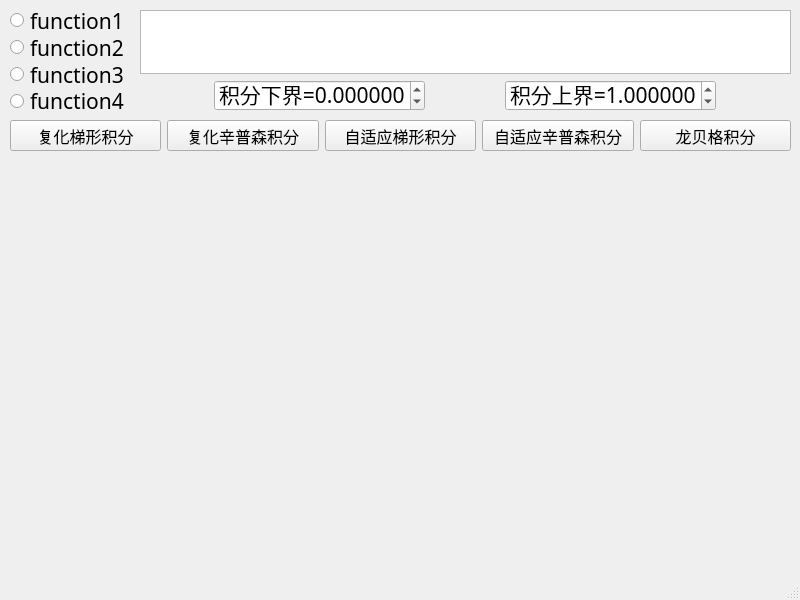
<?xml version="1.0" encoding="UTF-8"?>
<ui version="4.0">
 <class>MainWindow</class>
 <widget class="QMainWindow" name="MainWindow">
  <property name="geometry">
   <rect>
    <x>0</x>
    <y>0</y>
    <width>800</width>
    <height>600</height>
   </rect>
  </property>
  <property name="windowTitle">
   <string>数值积分</string>
  </property>
  <widget class="QWidget" name="centralwidget">
   <widget class="QCustomPlot" name="customPlot" native="true">
    <property name="geometry">
     <rect>
      <x>10</x>
      <y>160</y>
      <width>781</width>
      <height>401</height>
     </rect>
    </property>
   </widget>
   <widget class="QWidget" name="verticalLayoutWidget">
    <property name="geometry">
     <rect>
      <x>10</x>
      <y>10</y>
      <width>126</width>
      <height>101</height>
     </rect>
    </property>
    <layout class="QVBoxLayout" name="verticalLayout">
     <item>
      <widget class="QRadioButton" name="radioButton_1">
       <property name="enabled">
        <bool>true</bool>
       </property>
       <property name="font">
        <font>
         <family>黑体</family>
         <pointsize>16</pointsize>
        </font>
       </property>
       <property name="text">
        <string>function1</string>
       </property>
       <property name="checkable">
        <bool>true</bool>
       </property>
       <property name="checked">
        <bool>false</bool>
       </property>
      </widget>
     </item>
     <item>
      <widget class="QRadioButton" name="radioButton_2">
       <property name="font">
        <font>
         <family>黑体</family>
         <pointsize>16</pointsize>
        </font>
       </property>
       <property name="text">
        <string>function2</string>
       </property>
      </widget>
     </item>
     <item>
      <widget class="QRadioButton" name="radioButton_3">
       <property name="font">
        <font>
         <family>黑体</family>
         <pointsize>16</pointsize>
        </font>
       </property>
       <property name="text">
        <string>function3</string>
       </property>
      </widget>
     </item>
     <item>
      <widget class="QRadioButton" name="radioButton_4">
       <property name="font">
        <font>
         <family>黑体</family>
         <pointsize>16</pointsize>
        </font>
       </property>
       <property name="text">
        <string>function4</string>
       </property>
      </widget>
     </item>
    </layout>
   </widget>
   <widget class="QWidget" name="horizontalLayoutWidget">
    <property name="geometry">
     <rect>
      <x>10</x>
      <y>120</y>
      <width>781</width>
      <height>31</height>
     </rect>
    </property>
    <layout class="QHBoxLayout" name="horizontalLayout">
     <item>
      <widget class="QPushButton" name="buttonT">
       <property name="font">
        <font>
         <family>黑体</family>
         <pointsize>12</pointsize>
        </font>
       </property>
       <property name="text">
        <string>复化梯形积分</string>
       </property>
      </widget>
     </item>
     <item>
      <widget class="QPushButton" name="buttonS">
       <property name="font">
        <font>
         <family>黑体</family>
         <pointsize>12</pointsize>
        </font>
       </property>
       <property name="text">
        <string>复化辛普森积分</string>
       </property>
      </widget>
     </item>
     <item>
      <widget class="QPushButton" name="buttonST">
       <property name="font">
        <font>
         <family>黑体</family>
         <pointsize>12</pointsize>
        </font>
       </property>
       <property name="text">
        <string>自适应梯形积分</string>
       </property>
      </widget>
     </item>
     <item>
      <widget class="QPushButton" name="buttonSS">
       <property name="font">
        <font>
         <family>黑体</family>
         <pointsize>12</pointsize>
        </font>
       </property>
       <property name="text">
        <string>自适应辛普森积分</string>
       </property>
      </widget>
     </item>
     <item>
      <widget class="QPushButton" name="buttonR">
       <property name="font">
        <font>
         <family>黑体</family>
         <pointsize>12</pointsize>
        </font>
       </property>
       <property name="text">
        <string>龙贝格积分</string>
       </property>
      </widget>
     </item>
    </layout>
   </widget>
   <widget class="QWidget" name="verticalLayoutWidget_2">
    <property name="geometry">
     <rect>
      <x>140</x>
      <y>10</y>
      <width>651</width>
      <height>101</height>
     </rect>
    </property>
    <layout class="QVBoxLayout" name="verticalLayout_2">
     <item>
      <widget class="QTextBrowser" name="textBrowser">
       <property name="font">
        <font>
         <family>黑体</family>
         <pointsize>16</pointsize>
        </font>
       </property>
       <property name="lineWrapMode">
        <enum>QTextEdit::NoWrap</enum>
       </property>
       <property name="html">
        <string>&lt;!DOCTYPE HTML PUBLIC &quot;-//W3C//DTD HTML 4.0//EN&quot; &quot;http://www.w3.org/TR/REC-html40/strict.dtd&quot;&gt;
&lt;html&gt;&lt;head&gt;&lt;meta name=&quot;qrichtext&quot; content=&quot;1&quot; /&gt;&lt;style type=&quot;text/css&quot;&gt;
p, li { white-space: pre-wrap; }
&lt;/style&gt;&lt;/head&gt;&lt;body style=&quot; font-family:'黑体'; font-size:16pt; font-weight:400; font-style:normal;&quot;&gt;
&lt;p style=&quot;-qt-paragraph-type:empty; margin-top:0px; margin-bottom:0px; margin-left:0px; margin-right:0px; -qt-block-indent:0; text-indent:0px;&quot;&gt;&lt;br /&gt;&lt;/p&gt;&lt;/body&gt;&lt;/html&gt;</string>
       </property>
      </widget>
     </item>
     <item>
      <layout class="QHBoxLayout" name="horizontalLayout_2">
       <item>
        <widget class="QDoubleSpinBox" name="doubleSpinBox_a">
         <property name="maximumSize">
          <size>
           <width>211</width>
           <height>31</height>
          </size>
         </property>
         <property name="font">
          <font>
           <family>黑体</family>
           <pointsize>16</pointsize>
          </font>
         </property>
         <property name="wrapping">
          <bool>false</bool>
         </property>
         <property name="frame">
          <bool>true</bool>
         </property>
         <property name="buttonSymbols">
          <enum>QAbstractSpinBox::UpDownArrows</enum>
         </property>
         <property name="prefix">
          <string>积分下界=</string>
         </property>
         <property name="decimals">
          <number>6</number>
         </property>
         <property name="minimum">
          <double>-100000000000000000.000000000000000</double>
         </property>
         <property name="maximum">
          <double>1000000000000000019884624838656.000000000000000</double>
         </property>
        </widget>
       </item>
       <item>
        <widget class="QDoubleSpinBox" name="doubleSpinBox_b">
         <property name="maximumSize">
          <size>
           <width>211</width>
           <height>31</height>
          </size>
         </property>
         <property name="font">
          <font>
           <family>黑体</family>
           <pointsize>16</pointsize>
          </font>
         </property>
         <property name="wrapping">
          <bool>false</bool>
         </property>
         <property name="frame">
          <bool>true</bool>
         </property>
         <property name="buttonSymbols">
          <enum>QAbstractSpinBox::UpDownArrows</enum>
         </property>
         <property name="prefix">
          <string>积分上界=</string>
         </property>
         <property name="decimals">
          <number>6</number>
         </property>
         <property name="minimum">
          <double>-100000000000000000.000000000000000</double>
         </property>
         <property name="maximum">
          <double>1000000000000000019884624838656.000000000000000</double>
         </property>
         <property name="value">
          <double>1.000000000000000</double>
         </property>
        </widget>
       </item>
      </layout>
     </item>
    </layout>
   </widget>
  </widget>
  <widget class="QMenuBar" name="menubar">
   <property name="geometry">
    <rect>
     <x>0</x>
     <y>0</y>
     <width>800</width>
     <height>22</height>
    </rect>
   </property>
  </widget>
  <widget class="QStatusBar" name="statusbar"/>
 </widget>
 <customwidgets>
  <customwidget>
   <class>QCustomPlot</class>
   <extends>QWidget</extends>
   <header location="global">qcustomplot.h</header>
   <container>1</container>
  </customwidget>
 </customwidgets>
 <resources/>
 <connections/>
</ui>
